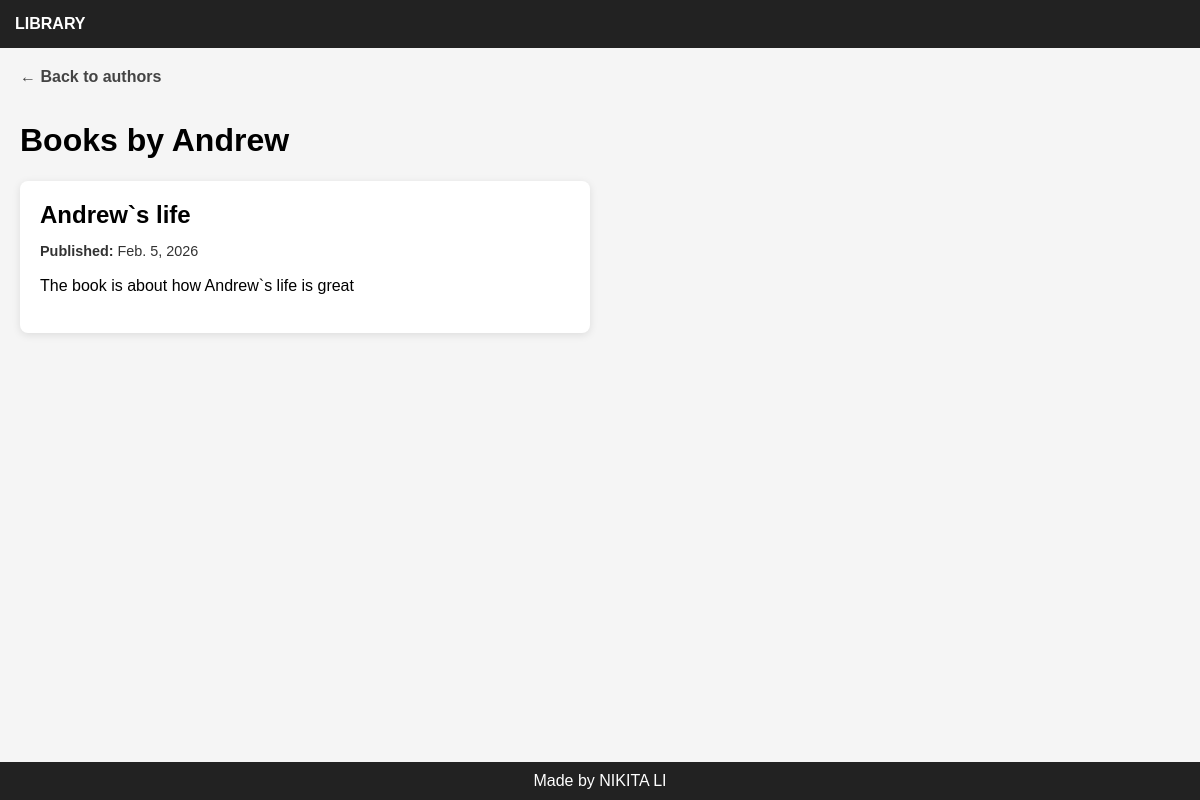
Page /authors/1/books/ on the committed database.
### library/models.py (models this page shows, shortened)
class Author(models.Model):
    name = models.CharField(max_length=30)
    email = models.EmailField(blank=True)
    bio = models.TextField(blank=True, max_length=500)

class Book(models.Model):
    author = models.ForeignKey(Author, on_delete=models.CASCADE)
    title = models.CharField(max_length=100)
    description = models.TextField(max_length=500)
    published_date = models.DateField()

### library/views.py (the view)
def author_books(request, id):
    author = get_object_or_404(Author, id=id)
    books = Book.objects.filter(author=author).order_by("-published_date")
    return render(request, "author_books.html", {
        "author": author,
        "books": books,
    })

### library/templates/author_books.html
{% extends "base.html" %}
{% block content %}
<a href="{% url 'authors_list' %}" class="back-link">← Back to authors</a>
<h1>Books by {{ author.name }}</h1>
{% if books %}
    <div class="books-grid">
        {% for book in books %}
            <div class="book-card">
                <h2 class="book-title">{{ book.title }}</h2>
                <p class="book-date">
                    <strong>Published:</strong> {{ book.published_date }}
                </p>
                <p class="book-description">
                    {{ book.description }}
                </p>
            </div>
        {% endfor %}
    </div>
{% else %}
    <p>This author has no books yet.</p>
{% endif %}
{% endblock %}

### library/static/library/css/base.css (style rules this page uses)
body { margin: 0; font-family: Arial, sans-serif; background-color: #f5f5f5; display: flex; flex-direction: column; min-height: 100vh; }
.books-grid { display: grid; grid-template-columns: repeat(2, minmax(0, 1fr)); gap: 20px; margin-top: 20px; }
.book-card { background: white; padding: 20px; border-radius: 8px; box-shadow: 0 2px 8px rgba(0, 0, 0, 0.1); }
.book-title { margin: 0 0 10px; }
.book-date { font-size: 0.9em; opacity: 0.8; }
.book-description { margin: 10px 0 15px; line-height: 1.5; }
.back-link { display: inline-block; margin-bottom: 15px; text-decoration: none; color: #444; font-weight: bold; }

### rows in the picture
Author: name "Andrew"
Book: title "Andrew`s life", published_date "Feb. 5, 2026", description "The book is about how Andrew`s life is great"
